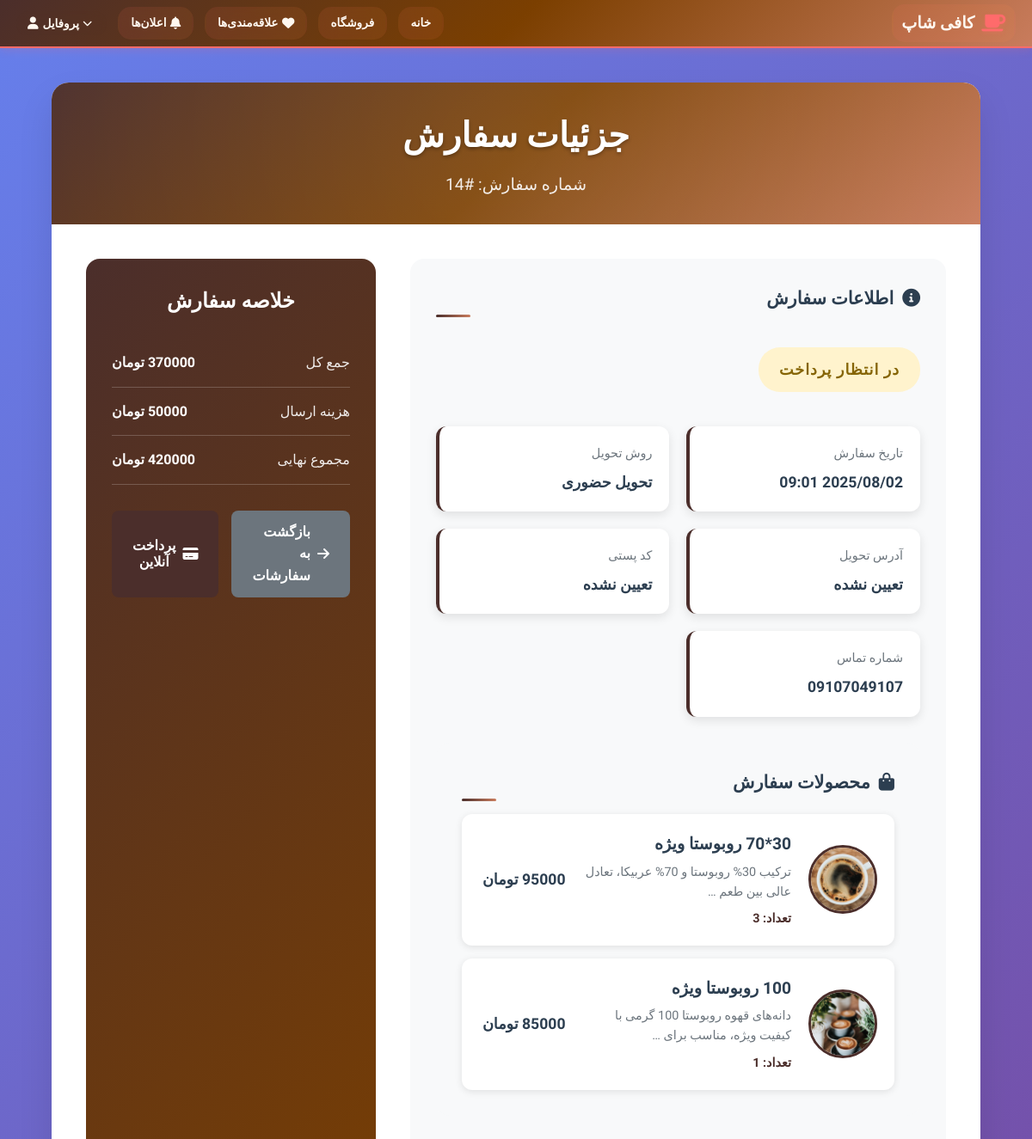
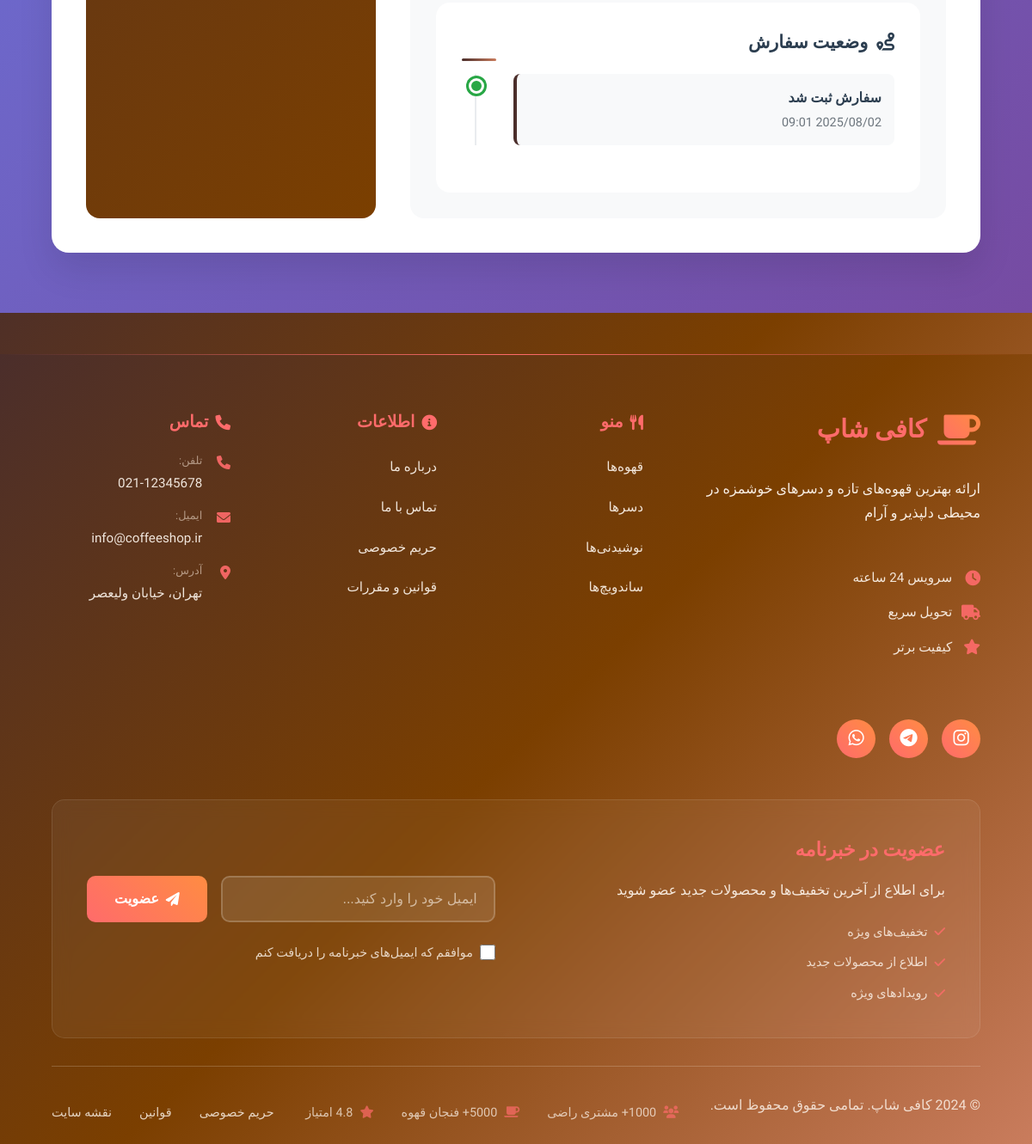
Screenshot of /shop/order/14/ (signed in) with the database file from the repository (2 pictures, top to bottom).
### shop/models.py (models this page shows, shortened)
class Order(models.Model):
    STATUS_CHOICES = [
        ('pending', 'در انتظار پرداخت'),
        ('paid', 'پرداخت شده'),
        ('processing', 'در حال پردازش'),
        ('shipped', 'ارسال شده'),
        ('delivered', 'تحویل داده شده'),
        ('cancelled', 'لغو شده'),
    ]
    DELIVERY_CHOICES = [
        ('pickup', 'دریافت حضوری'),
        ('post', 'ارسال پستی'),
    ]
    user = models.ForeignKey(settings.AUTH_USER_MODEL, on_delete=models.CASCADE)
    status = models.CharField(max_length=20, choices=STATUS_CHOICES, default='pending')
    delivery_method = models.CharField(max_length=20, choices=DELIVERY_CHOICES, default='pickup')
    delivery_fee = models.DecimalField(max_digits=10, decimal_places=2, default=0)
    subtotal = models.DecimalField(max_digits=10, decimal_places=2, default=0)
    total_amount = models.DecimalField(max_digits=10, decimal_places=2, default=0)
    created_at = models.DateTimeField(auto_now_add=True)
    updated_at = models.DateTimeField(auto_now=True)
    shipping_address = models.TextField(default='')
    postal_code = models.CharField(max_length=10, default='')
    phone_number = models.CharField(max_length=15, default='')
    notes = models.TextField(blank=True)

class OrderItem(models.Model):
    order = models.ForeignKey(Order, related_name='items', on_delete=models.CASCADE)
    product = models.ForeignKey(Product, on_delete=models.CASCADE)
    quantity = models.IntegerField(default=1)
    price = models.DecimalField(max_digits=10, decimal_places=2, default=0)

class Product(models.Model):
    name = models.CharField(max_length=200, db_index=True)
    description = models.TextField()
    price = models.DecimalField(max_digits=10, decimal_places=2, db_index=True)
    image = models.ImageField(upload_to='products/', blank=True, null=True)
    category = models.ForeignKey(Category, on_delete=models.CASCADE, db_index=True)
    stock = models.IntegerField(default=0, db_index=True)
    featured = models.BooleanField(default=False, verbose_name='ویژه', db_index=True)
    created_at = models.DateTimeField(auto_now_add=True, db_index=True)
    updated_at = models.DateTimeField(auto_now=True)
    class Meta:
        ordering = ['-created_at']
        indexes = [
            models.Index(fields=['category', '-created_at']),
            models.Index(fields=['featured', '-created_at']),
            models.Index(fields=['price']),
        ]

### shop/views.py (the view)
# urls.py: path('order/<int:order_id>/', views.order_detail, name='order_detail'),
@login_required
def order_detail(request, order_id):
    order = get_object_or_404(Order, id=order_id, user=request.user)
    order_items = order.items.select_related('product').all()
    context = {
        'order': order,
        'order_items': order_items
    }
    return render(request, 'shop/order_detail.html', context)

### shop/recursion_prevention.py (called while the page is built, shortened)
    def process_response(self, request, response):
        if hasattr(self.local, 'request_stack') and self.local.request_stack:
            self.local.request_stack.pop()
            if not self.local.request_stack:
                self.local.start_time = time.time()
        return response

    def process_request(self, request):
        path = request.path
        if path == '/' and request.GET.get('loop_prevention'):
            return HttpResponse("Loop prevention activated", status=200)
        pass
        return None

### shop/templates/shop/order_detail.html (shortened to what this page needs)
{% extends 'shop/base.html' %}
{% load static %}
{% block content %}
<div class="order-detail-container">
    <div class="container">
        <div class="order-detail-card">
            <div class="order-detail-header">
                <h1>جزئیات سفارش</h1>
                <div class="order-number">شماره سفارش: #{{ order.id }}</div>
            </div>
            <div class="order-detail-content">
                <div class="order-detail-grid">
                    <div class="order-info-section">
                        <h3 class="section-title">
                            <i class="fas fa-info-circle"></i>
                            اطلاعات سفارش
                        </h3>
                        <div class="order-status status-{{ order.status }}">
                            {% if order.status == 'pending' %}در انتظار پرداخت
                            {% elif order.status == 'paid' %}پرداخت شده
                            {% elif order.status == 'processing' %}در حال پردازش
                            {% elif order.status == 'shipped' %}ارسال شده
                            {% elif order.status == 'delivered' %}تحویل داده شده
                            {% elif order.status == 'cancelled' %}لغو شده
                            {% endif %}
                        </div>
                        <div class="info-grid">
                            <div class="info-card">
                                <div class="info-label">تاریخ سفارش</div>
                                <div class="info-value">{{ order.created_at|date:"Y/m/d H:i" }}</div>
                            </div>
                                                         <div class="info-card">
                                 <div class="info-label">روش تحویل</div>
                                 <div class="info-value">
                                     {% if order.delivery_method == 'delivery' %}تحویل در محل
                                     {% elif order.delivery_method == 'pickup' %}تحویل حضوری
                                     {% else %}تعیین نشده
                                     {% endif %}
                                 </div>
                             </div>
                            <div class="info-card">
                                <div class="info-label">آدرس تحویل</div>
                                <div class="info-value">{{ order.shipping_address|default:"تعیین نشده" }}</div>
                            </div>
                            <div class="info-card">
                                <div class="info-label">کد پستی</div>
                                <div class="info-value">{{ order.postal_code|default:"تعیین نشده" }}</div>
                            </div>
                            <div class="info-card">
                                <div class="info-label">شماره تماس</div>
                                <div class="info-value">{{ order.phone_number|default:"تعیین نشده" }}</div>
                            </div>
                        </div>
                        <div class="order-items-section">
                            <h3 class="section-title">
                                <i class="fas fa-shopping-bag"></i>
                                محصولات سفارش
                            </h3>
                            <div class="items-list">
                                {% for item in order_items %}
                                <div class="order-item">
                                    <img src="{{ item.product.image.url }}" alt="{{ item.product.name }}" class="item-image">
                                    <div class="item-details">
                                        <div class="item-name">{{ item.product.name }}</div>
                                        <div class="item-description">{{ item.product.description|truncatewords:10 }}</div>
                                        <div class="item-quantity">تعداد: {{ item.quantity }}</div>
                                    </div>
                                    <div class="item-price">{{ item.price|floatformat:0 }} تومان</div>
                                </div>
                                {% endfor %}
                            </div>
                        </div>
                        <div class="tracking-timeline">
                            <h3 class="section-title">
                                <i class="fas fa-route"></i>
                                وضعیت سفارش
                            </h3>
                            <div class="timeline">
                                <div class="timeline-item active">
                                    <div class="timeline-content">
                                        <div class="timeline-title">سفارش ثبت شد</div>
                                        <div class="timeline-date">{{ order.created_at|date:"Y/m/d H:i" }}</div>
                                    </div>
                                </div>
                            </div>
                        </div>
                    </div>
                    <div class="order-summary">
                        <h3 class="summary-title">خلاصه سفارش</h3>
                        <div class="summary-item">
                            <span class="summary-label">جمع کل</span>
                            <span class="summary-value">{{ order.subtotal|floatformat:0 }} تومان</span>
                        </div>
                        <div class="summary-item">
                            <span class="summary-label">هزینه ارسال</span>
                            <span class="summary-value">{{ order.delivery_fee|floatformat:0 }} تومان</span>
                        </div>
                        <div class="summary-item">
                            <span class="summary-label">مجموع نهایی</span>
                            <span class="summary-value">{{ order.total_amount|floatformat:0 }} تومان</span>
                        </div>
                                                 <div class="action-buttons">
                             <a href="{% url 'order_history' %}" class="btn btn-secondary">
                                 <i class="fas fa-arrow-right"></i>
                                 بازگشت به سفارشات
                             </a>
                             {% if order.status == 'pending' %}
                             <button class="btn btn-primary" onclick="processPayment()">
                                 <i class="fas fa-credit-card"></i>
                                 پرداخت آنلاین
                             </button>
                             {% endif %}
                         </div>
                    </div>
                </div>
            </div>
        </div>
    </div>
</div>
{% endblock %}

### shop/static/shop/style.css (style rules this page uses)
* { margin: 0; padding: 0; box-sizing: border-box; }
html, body { margin: 0; padding: 0; height: 100%; }
body { background: linear-gradient(135deg, #4B2E2B 0%, #7B3F00 50%, #C97C5D 100%); background-attachment: fixed; background-size: 100% 100vh; color: #FFF8F0; font-family: 'Vazirmatn', 'Tahoma', 'Segoe UI', Arial, sans-serif; margin: 0; padding: 0; overflow-x: hidden; line-height: 1.6; min-height: 100vh; }
header, main, footer, section, div { margin: 0; padding: 0; }
.container { width: 90%; max-width: 1200px; margin: 0 auto; }
.site-header, .navbar, .nav-menu, .container { position: relative !important; z-index: 1 !important; }
* { z-index: auto !important; }

### shop/static/shop/style-enhancements.css (style rules this page uses)
:root { --primary-color: #8B4513; --secondary-color: #D2691E; --accent-color: #F4A460; --dark-brown: #4B2E2B; --light-cream: #FFF8F0; --shadow-light: rgba(0, 0, 0, 0.1); --shadow-medium: rgba(0, 0, 0, 0.2); --shadow-heavy: rgba(0, 0, 0, 0.3); --gradient-primary: linear-gradient(135deg, var(--dark-brown) 0%, var(--primary-color) 50%, var(--secondary-color) 100%); --border-radius: 12px; --transition: all 0.3s cubic-bezier(0.4, 0, 0.2, 1); }

### rows the page displays
Order: id "14", created_at "2025/08/02 09:01", shipping_address "تعیین نشده", postal_code "تعیین نشده", phone_number "09107049107", subtotal "370000", delivery_fee "50000", total_amount "420000"
OrderItem: product.image (picture), product.name "30*70 روبوستا ویژه", product.description "ترکیب 30% روبوستا و 70% عربیکا، تعادل عالی بین طعم …", quantity "3", price "95000"
OrderItem: product.image (picture), product.name "100 روبوستا ویژه", product.description "دانه‌های قهوه روبوستا 100 گرمی با کیفیت ویژه، مناسب برای …", quantity "1", price "85000"
